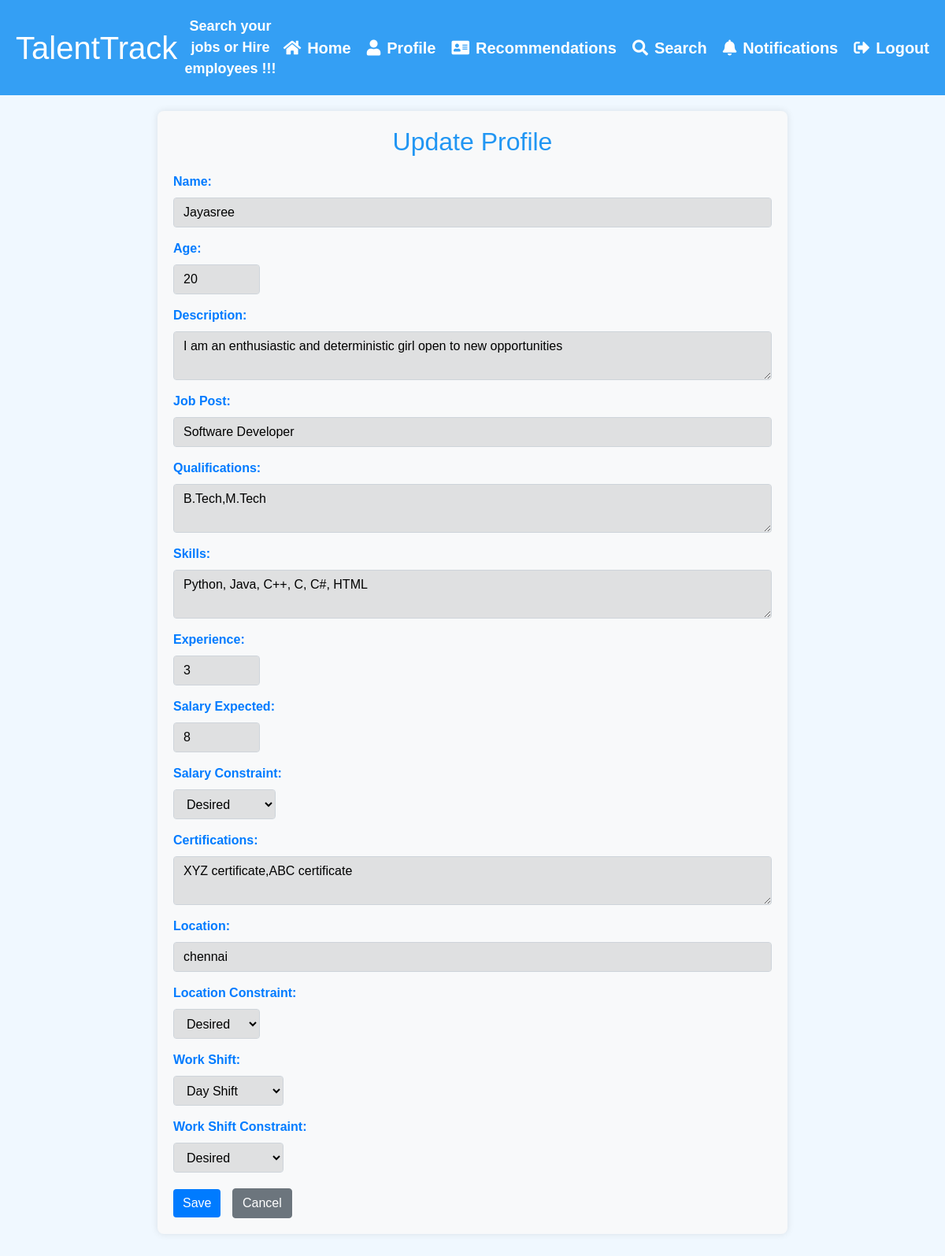
/home/updatejs/ (signed in), run on the app's committed database.
### TalenTrack/models.py (models this page shows)
class JobSeeker(models.Model):
    username = models.CharField(max_length=100)
    email = models.EmailField()
    password = models.CharField(max_length=100)
    name = models.CharField(max_length=100,null = True)
    profile_picture = models.ImageField(upload_to='profile_pictures/', blank=True, null=True)
    age = models.IntegerField(null=True, blank=True)
    gender = models.CharField(max_length=1,null=True, blank=True)
    description = models.TextField(null = True)
    job_post = models.CharField(max_length=100,null = True)
    qualifications = models.TextField(null = True)
    skills = models.TextField(null = True)
    experience = models.IntegerField(null = True,blank=True)
    work_history = models.TextField(null = True)
    min_salary_expected = models.IntegerField(blank=True,null = True)
    salary_constraint = models.CharField(max_length=20,null = True)
    certifications = models.TextField(null = True)
    location = models.CharField(max_length=50,null = True)
    location_constraint = models.CharField(max_length=20,null = True)
    work_shift = models.CharField(max_length=50,null = True)
    work_shift_constraint = models.CharField(max_length=20,null = True)
    applied_jobs = models.CharField(max_length=200,null = True)
    removed_jobs = models.CharField(max_length=200,null=True)

### TalenTrack/views.py (the view, shortened to what this page needs)
# urls.py: path('home/updatejs/', views.update_profile_seeker, name='updatejs'),
def update_profile_seeker(request):
    user_id = request.session.get('user_id')
    user_profile = JobSeeker.objects.get(id = user_id)
    return render(request, 'update_profile_seeker.html', {'user_profile': user_profile})

### TalenTrack/templates/update_profile_seeker.html (shortened to what this page needs)
{% extends 'header.html' %}
{% block content %}
<div class="container profile-container">
    <h2>Update Profile</h2>
    <form method="post" action="{% url 'updatejs' %}">
        <div class="form-group">
            <label for="name">Name:</label>
            <input type="text" id="name" name="name" class="form-control" value="{{ user_profile.name }}">
        </div>
        <div class="form-group">
            <label for="age">Age:</label>
            <input type="number" id="age" name="age" class="form-control" value = "{{ user_profile.age }}" min="18" max="58" style="width:110px;">
        </div>
        <div class="form-group">
            <label for="description">Description:</label>
            <textarea id="description" name="description" class="form-control">{{ user_profile.description }}</textarea>
        </div>
        <div class="form-group">
            <label for="job_post">Job Post:</label>
            <input type="text" id="job_post" name="job_post" class="form-control" value="{{ user_profile.job_post }}">
        </div>
        <div class="form-group">
            <label for="qualifications">Qualifications:</label>
            <textarea id="qualifications" name="qualifications" class="form-control">{{ user_profile.qualifications }}</textarea>
        </div>
        <div class="form-group">
            <label for="skills">Skills:</label>
            <textarea id="skills" name="skills" class="form-control">{{ user_profile.skills }}</textarea>
        </div>
        <div class="form-group">
            <label for="experience">Experience:</label>
            <input type="number" id="experience" name="experience" class="form-control" value = "{{ user_profile.experience }}" min="0" style="width:110px;">
        </div>
        <div class="form-group">
            <label for="min_salary_expected">Salary Expected:</label>
            <input type="number" id="min_salary_expected" name="min_salary_expected" class="form-control" value="{{ user_profile.min_salary_expected }}" min="1" style="width: 110px;margin-right: 125px;">
        </div>
        <div class="form-group">
            <label for="salary_constraint">Salary Constraint:</label>
            <select id="salary_constraint" name="salary_constraint" class="form-control" style="width: 130px">
                <option value="{{ user_profile.salary_constraint }}">{{ user_profile.salary_constraint }}</option>
            </select>
        </div>
        <div class="form-group">
            <label for="certifications">Certifications:</label>
            <textarea id="certifications" name="certifications" class="form-control">{{ user_profile.certifications }}</textarea>
        </div>
        <div class="form-group">
            <label for="location">Location:</label>
            <input type="text" id="location" name="location" class="form-control" value="{{ user_profile.location }}">
        </div>
        <div class="form-group">
            <label for="location_constraint">Location Constraint:</label>
            <select id="location_constraint" name="location_constraint" class="form-control" style="width: 110px">
                <option value="{{ user_profile.location_constraint }}">{{ user_profile.location_constraint }}</option>"
            </select>
        </div>
        <div class="form-group">
            <label for="work_shift">Work Shift:</label>
            <select id="work_shift" name="work_shift" class="form-control" style="width: 140px;">
                <option value="{{ user_profile.work_shift }}">{{ user_profile.work_shift}}</option>
            </select>
        </div>
        <div class="form-group">
            <label for="work_shift_constraint">Work Shift Constraint:</label>
            <select id="work_shift_constraint" name="work_shift_constraint" class="form-control" style="width: 140px">
                <option value="{{ user_profile.work_shift_constraint}}">{{ user_profile.work_shift_constraint }}</option>
            </select>
        </div>
        <div class="action-buttons">
            <button type="submit" class="btn btn-primary">Save</button>
            <a href="{% url 'profile' %}" class="btn btn-secondary">Cancel</a>
        </div>
    </form>
</div>
{% endblock %}

### TalenTrack/templates/header.html (style rules this page uses)
body { font-family: Arial, sans-serif; margin: 0; padding: 0; background-color: #f0f8ff; color: #2196f3; }
.container { max-width: 800px; margin: 50px auto; padding: 20px; background-color: rgba(255, 255, 255, 0.8); border-radius: 10px; box-shadow: 0 0 10px rgba(0, 0, 0, 0.3); }
.form-control { background-color: rgba(0, 0, 0, 0.1); color: #000; }
.btn-primary { background-color: #007bff; border: none; }
.profile-container { margin-top: 20px; padding: 20px; background-color: #f8f9fa; border-radius: 8px; box-shadow: 0 0 10px rgba(0, 0, 0, 0.1); }
.profile-container h2 { text-align: center; margin-bottom: 20px; }
.form-group { margin-bottom: 15px; }
label { color: #007bff; font-weight: bold; }

### TalenTrack/templates/update_profile_seeker.html (style rules this page uses)
.profile-container { margin-top: 20px; }
.action-buttons { margin-top: 20px; }
.action-buttons .btn { margin-right: 10px; }

### data on the page
JobSeeker: name "Jayasree", age "20", description "I am an enthusiastic and deterministic girl open to new opportunities", job_post "Software Developer", qualifications "B.Tech,M.Tech", skills "Python, Java, C++, C, C#, HTML", experience "3", min_salary_expected "8", salary_constraint "Desired", certifications "XYZ certificate,ABC certificate", location "chennai", location_constraint "Desired", work_shift "Day Shift", work_shift_constraint "Desired"
